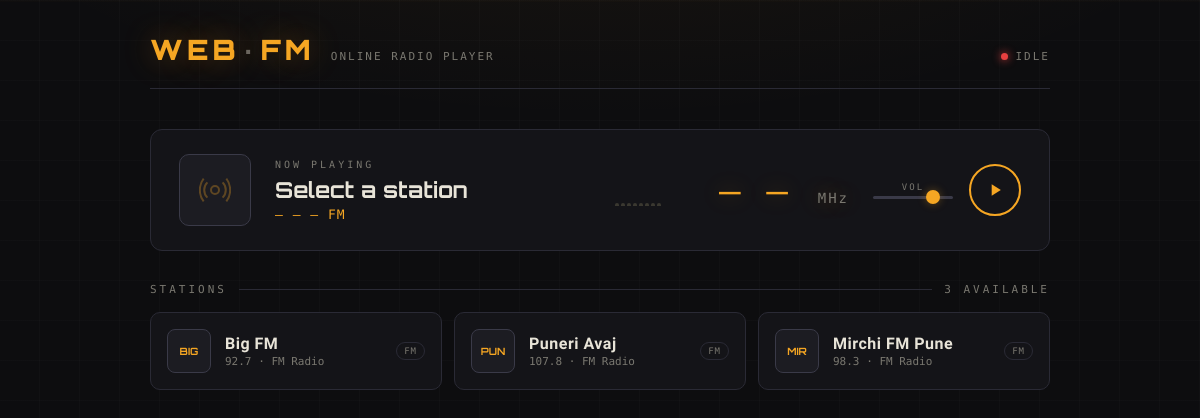
The page / on the database its author committed.
### core/models.py (models this page shows, shortened)
class Stations(models.Model):
    name=models.CharField(max_length=100)
    stream_url=models.URLField()
    frequency=models.CharField(max_length=20,blank=True)
    is_active=models.BooleanField(default=True)

### core/views.py (the view)
# urls.py: 2. Add a URL to urlpatterns:  path('', views.home, name='home')
def home(request):
    stations=Stations.objects.filter(is_active=True)
    return render(request,'home.html',{'stations':stations})

### core/templates/home.html (shortened to what this page needs)
{% load static %}
<!DOCTYPE html>
<html lang="en">
<head>
</head>
<body>
<header class="header">
  <div class="logo">WEB<span>·</span>FM</div>
  <div class="tagline">Online Radio Player</div>
  <div class="header-right">
    <div class="live-dot" id="liveDot"></div>
    <div class="live-label" id="liveLabel">IDLE</div>
  </div>
</header>
<div class="now-playing-wrap">
  <div class="now-playing" id="nowPlayingCard">
    <div class="station-logo-big" id="npLogo">
      <svg viewBox="0 0 24 24" width="32" height="32" fill="none" stroke="currentColor" stroke-width="1.5" opacity="0.3">
        <circle cx="12" cy="12" r="3"/><path d="M6.3 6.3a8 8 0 0 0 0 11.4M17.7 6.3a8 8 0 0 1 0 11.4M3.5 3.5a14 14 0 0 0 0 17M20.5 3.5a14 14 0 0 1 0 17"/>
      </svg>
    </div>
    <div class="np-info">
      <div class="np-label">Now Playing</div>
      <div class="np-name" id="npName">Select a station</div>
      <div class="np-freq" id="npFreq">— — — FM</div>
    </div>
    <div class="vu-meter" id="vuMeter">
      {% for i in "12345678" %}
      <div class="vu-bar"></div>
      {% endfor %}
    </div>
    <div class="freq-display" id="freqDisplay">
      <span id="freqNum">— —</span>
      <span class="freq-unit">MHz</span>
    </div>
    <div class="controls">
      <div class="vol-wrap">
        <div class="vol-label">VOL</div>
        <input type="range" id="volSlider" min="0" max="100" value="80">
      </div>
      <button class="btn-play" id="btnPlay" onclick="togglePlay()">
        <svg id="playIcon" viewBox="0 0 24 24"><path d="M8 5v14l11-7z"/></svg>
      </button>
    </div>
  </div>
</div>
<div class="stations-section">
  <div class="section-header">
    <div class="section-title">Stations</div>
    <div class="section-line"></div>
    <div class="section-title" id="stationCount">
      {{ stations|length }} available
    </div>
  </div>
  <div class="stations-grid" id="stationsGrid">
    {% for station in stations %}
    <div class="station-card"
         id="card-{{ station.id }}"
         data-id="{{ station.id }}"
         data-url="{{ station.stream_url }}"
         data-name="{{ station.name }}"
         data-freq="{{ station.frequency|default:'— FM' }}"
         data-genre="{{ station.genre|default:'Radio' }}"
         onclick="selectStation(this)">
      <div class="card-logo">
        {% if station.logo %}
          <img src="{{ station.logo.url }}" alt="{{ station.name }}">
        {% else %}
          {{ station.name|slice:":3"|upper }}
        {% endif %}
      </div>
      <div class="card-info">
        <div class="card-name">{{ station.name }}</div>
        <div class="card-meta">{{ station.frequency|default:"" }}{% if station.frequency %} · {% endif %}{{ station.genre|default:"FM Radio" }}</div>
      </div>
      <div class="card-badge badge-idle" id="badge-{{ station.id }}">FM</div>
    </div>
    {% empty %}
    <div class="empty-state">
      <div class="icon">📻</div>
      No stations found. Add some via Django Admin.
    </div>
    {% endfor %}
  </div>
</div>
</body>
</html>

### rows shown on the page
Stations: name "BIG", name "Big FM", frequency "92.7", genre "FM Radio"
Stations: name "PUN", name "Puneri Avaj", frequency "107.8", genre "FM Radio"
Stations: name "MIR", name "Mirchi FM Pune", frequency "98.3", genre "FM Radio"

### other values the page prints
{{ stations|length }} "3"
